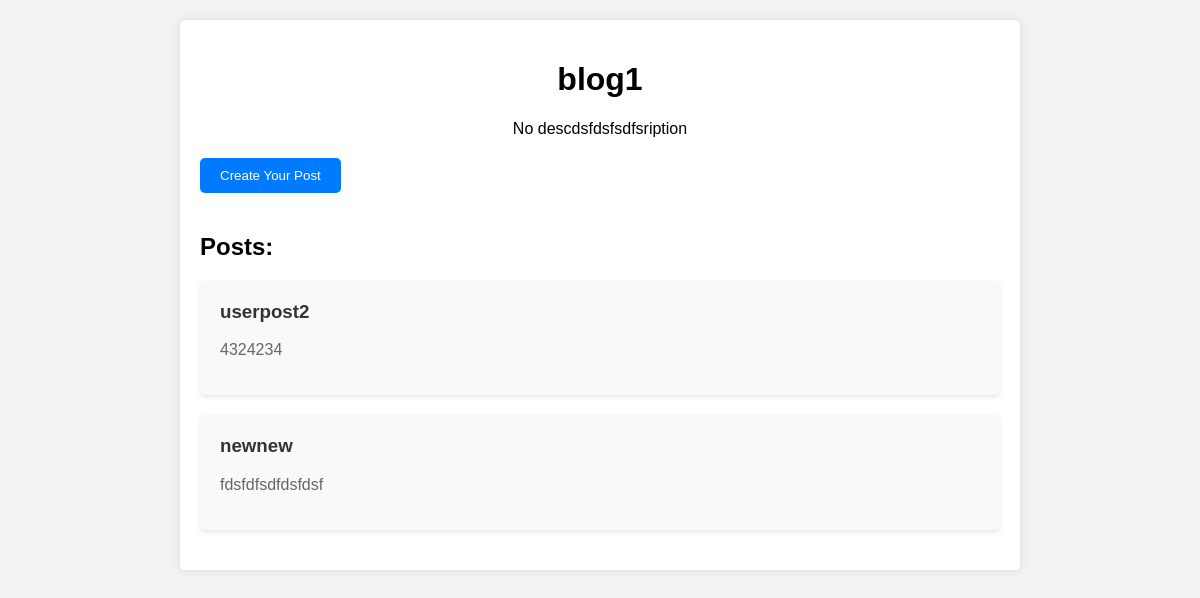
Before: /blog/1/ with the older database file.
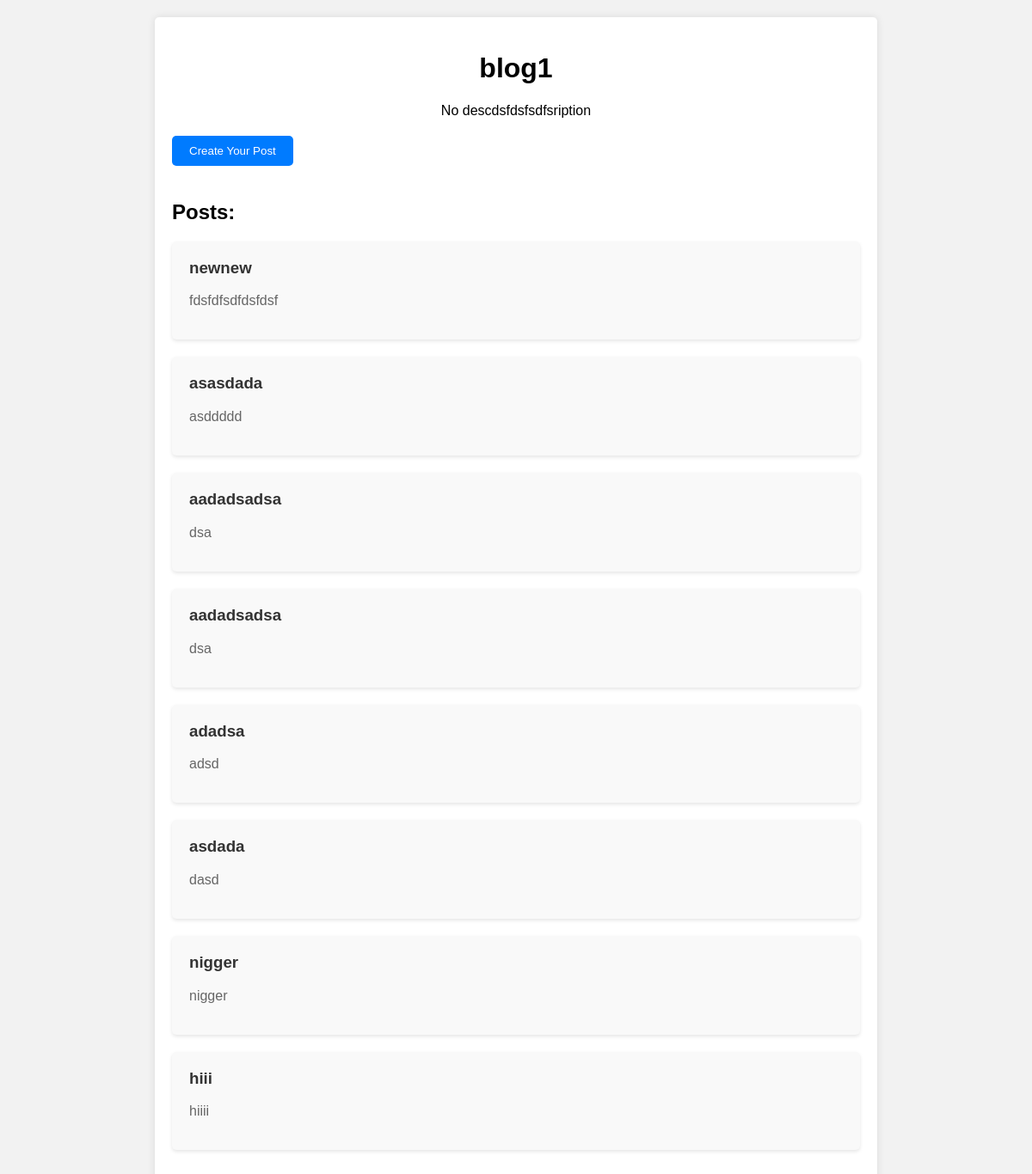
After: the same page with the newer database file.
### S4S/models.py (models this page shows, shortened)
class Post2(models.Model):
    title = models.CharField(max_length=100)
    user_name = models.CharField(default="none", max_length=100)
    content = models.TextField()
    date_posted = models.DateTimeField(default=timezone.now)
    blog = models.ForeignKey('Blog', on_delete=models.CASCADE, null=True)
    candidate = models.ForeignKey('Candidate', on_delete=models.CASCADE, null=True, blank=True)
    student = models.ForeignKey('Student', on_delete=models.CASCADE, null=True, blank=True)
    graduate = models.ForeignKey('Graduate', on_delete=models.CASCADE, null=True, blank=True)

### S4S/blogim.py (the view)
# urls.py: path('blog/<int:blog_id>/', blogim.blog_detail, name='blog_detail'),
def blog_detail(request, blog_id):
    blog = Blog.objects.get(pk=blog_id)
    posts2 = Post2.objects.filter(blog=blog)
    return render(request, 'blog.detail.html', {'blog': blog, 'posts2': posts2})

### templates/blog.detail.html (shortened to what this page needs)
<!DOCTYPE html>
<html lang="en">
<head>
</head>
<body>
    <div class="container">
        <div class="header">
            <h1>{{ blog.title }}</h1>
            <p>{{ blog.description }}</p>
        </div>
        <button class="create-post-button" onclick="toggleCreatePostForm()">Create Your Post</button>
        <div class="posts">
            <h2>Posts:</h2>
            {% for post2 in posts2 %}
                <div class="post">
                    <h3>{{ post2.title }}</h3>
                    <p class="post-content">{{ post2.content }}</p>
                </div>
            {% endfor %}
        </div>
    </div>
</body>
</html>

Changed rows visible on the page:
removed Post2: title "userpost2", content "4324234"
added Post2: title "asasdada", content "asddddd"
added Post2: title "aadadsadsa", content "dsa"
added Post2: title "aadadsadsa", content "dsa"
added Post2: title "adadsa", content "adsd"
added Post2: title "asdada", content "dasd"
added Post2: title "nigger", content "nigger"
added Post2: title "hiii", content "hiiii"
